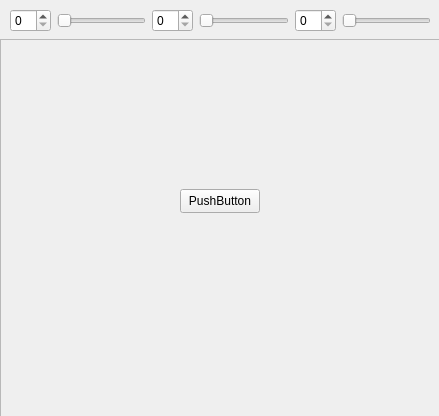
<?xml version="1.0" encoding="UTF-8"?>
<ui version="4.0">
 <class>Widget</class>
 <widget class="QWidget" name="Widget">
  <property name="geometry">
   <rect>
    <x>0</x>
    <y>0</y>
    <width>439</width>
    <height>416</height>
   </rect>
  </property>
  <property name="windowTitle">
   <string>Widget</string>
  </property>
  <widget class="QFrame" name="frame">
   <property name="geometry">
    <rect>
     <x>0</x>
     <y>39</y>
     <width>441</width>
     <height>381</height>
    </rect>
   </property>
   <property name="frameShape">
    <enum>QFrame::Shape::StyledPanel</enum>
   </property>
   <property name="frameShadow">
    <enum>QFrame::Shadow::Raised</enum>
   </property>
   <widget class="QPushButton" name="pushButton">
    <property name="geometry">
     <rect>
      <x>180</x>
      <y>150</y>
      <width>80</width>
      <height>24</height>
     </rect>
    </property>
    <property name="text">
     <string>PushButton</string>
    </property>
   </widget>
  </widget>
  <widget class="QWidget" name="horizontalLayoutWidget">
   <property name="geometry">
    <rect>
     <x>10</x>
     <y>0</y>
     <width>421</width>
     <height>41</height>
    </rect>
   </property>
   <layout class="QHBoxLayout" name="horizontalLayout_4">
    <item>
     <layout class="QHBoxLayout" name="horizontalLayout_3">
      <item>
       <widget class="QSpinBox" name="spinBox1"/>
      </item>
      <item>
       <widget class="QSlider" name="slider1">
        <property name="orientation">
         <enum>Qt::Orientation::Horizontal</enum>
        </property>
       </widget>
      </item>
     </layout>
    </item>
    <item>
     <layout class="QHBoxLayout" name="horizontalLayout_2">
      <item>
       <widget class="QSpinBox" name="spinBox2"/>
      </item>
      <item>
       <widget class="QSlider" name="slider2">
        <property name="orientation">
         <enum>Qt::Orientation::Horizontal</enum>
        </property>
       </widget>
      </item>
     </layout>
    </item>
    <item>
     <layout class="QHBoxLayout" name="horizontalLayout">
      <item>
       <widget class="QSpinBox" name="spinBox3"/>
      </item>
      <item>
       <widget class="QSlider" name="slider3">
        <property name="orientation">
         <enum>Qt::Orientation::Horizontal</enum>
        </property>
       </widget>
      </item>
     </layout>
    </item>
   </layout>
  </widget>
 </widget>
 <resources/>
 <connections/>
</ui>
